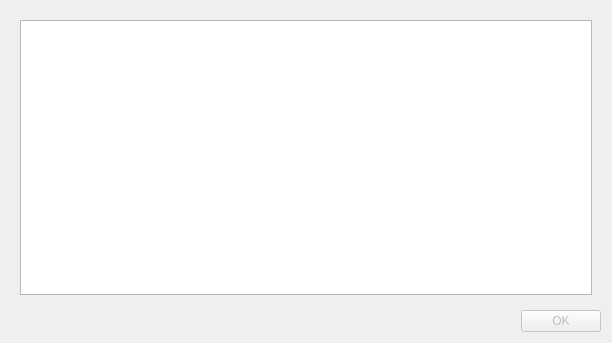
<?xml version="1.0" encoding="UTF-8"?>
<ui version="4.0">
 <class>ExecuteDialog</class>
 <widget class="QDialog" name="ExecuteDialog">
  <property name="geometry">
   <rect>
    <x>0</x>
    <y>0</y>
    <width>612</width>
    <height>343</height>
   </rect>
  </property>
  <property name="sizePolicy">
   <sizepolicy hsizetype="Preferred" vsizetype="Maximum">
    <horstretch>0</horstretch>
    <verstretch>10</verstretch>
   </sizepolicy>
  </property>
  <property name="minimumSize">
   <size>
    <width>500</width>
    <height>0</height>
   </size>
  </property>
  <property name="maximumSize">
   <size>
    <width>16777215</width>
    <height>16777215</height>
   </size>
  </property>
  <property name="windowTitle">
   <string>GUI Executor</string>
  </property>
  <layout class="QVBoxLayout" name="verticalLayout">
   <item>
    <widget class="QWidget" name=" GUI Executor" native="true">
     <layout class="QGridLayout" name="gridLayout_2">
      <item row="0" column="0">
       <widget class="QTextBrowser" name="stdout_textBrowser"/>
      </item>
     </layout>
    </widget>
   </item>
   <item>
    <widget class="QDialogButtonBox" name="accept_ButtonBox">
     <property name="enabled">
      <bool>false</bool>
     </property>
     <property name="standardButtons">
      <set>QDialogButtonBox::Ok</set>
     </property>
    </widget>
   </item>
  </layout>
 </widget>
 <resources/>
 <connections/>
</ui>
